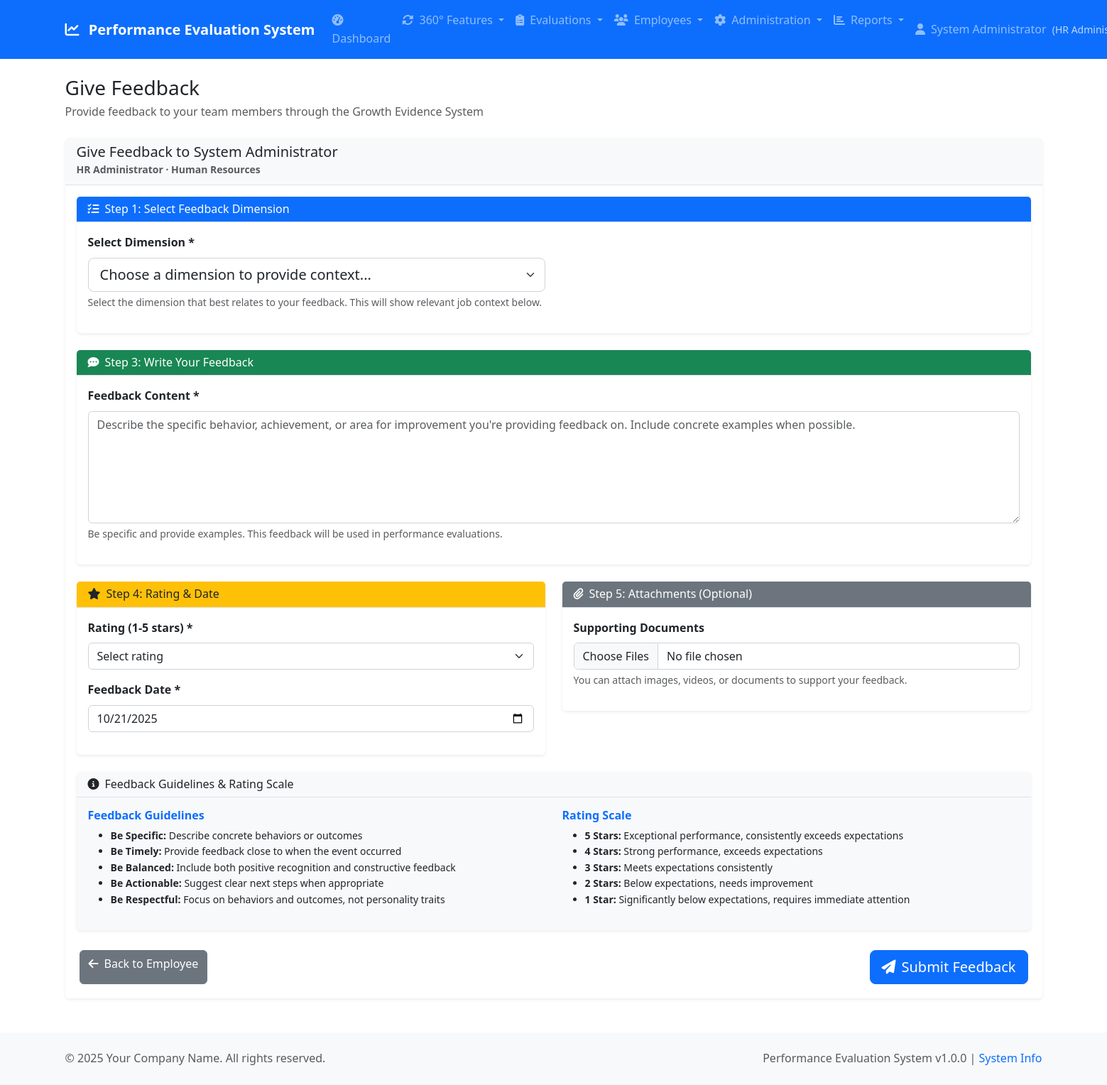
/employees/give-feedback.php?employee_id=1 (signed in), run on the app's committed database.
### tables this page shows
CREATE TABLE employees (
    employee_id INT AUTO_INCREMENT PRIMARY KEY,
    user_id INT UNIQUE,
    employee_number VARCHAR(20) UNIQUE,
    first_name VARCHAR(50) NOT NULL,
    last_name VARCHAR(50) NOT NULL,
    position VARCHAR(100),
    department VARCHAR(100),
    manager_id INT,
    job_template_id INT,
    hire_date DATE,
    phone VARCHAR(20),
    address TEXT,
    active BOOLEAN DEFAULT TRUE,
    created_at TIMESTAMP DEFAULT CURRENT_TIMESTAMP,
    updated_at TIMESTAMP DEFAULT CURRENT_TIMESTAMP ON UPDATE CURRENT_TIMESTAMP,
    FOREIGN KEY (user_id) REFERENCES users(user_id) ON DELETE SET NULL,
    FOREIGN KEY (manager_id) REFERENCES employees(employee_id) ON DELETE SET NULL,
    INDEX idx_employee_number (employee_number),
    INDEX idx_manager (manager_id),
    INDEX idx_job_template (job_template_id),
    INDEX idx_department (department),
    INDEX idx_active (active)
);

### config/database.php (called while the page is built, shortened)
<?php
$db_options = [
    PDO::ATTR_ERRMODE => PDO::ERRMODE_EXCEPTION,
    PDO::ATTR_DEFAULT_FETCH_MODE => PDO::FETCH_ASSOC,
    PDO::ATTR_EMULATE_PREPARES => false,
    PDO::MYSQL_ATTR_INIT_COMMAND => "SET NAMES " . DB_CHARSET
];
try {
    $dsn = "mysql:host=" . DB_HOST . ";dbname=" . DB_NAME . ";charset=" . DB_CHARSET;
    $pdo = new PDO($dsn, DB_USER, DB_PASS, $db_options);
} catch (PDOException $e) {
    error_log("Database connection failed: " . $e->getMessage());
    die("Database connection failed. Please check your configuration.");
}
function getDbConnection() {
    global $pdo;
    return $pdo;
}
function executeQuery($sql, $params = []) {
    $pdo = getDbConnection();
    $stmt = $pdo->prepare($sql);
    $stmt->execute($params);
    return $stmt;
}
function fetchOne($sql, $params = []) {
    $stmt = executeQuery($sql, $params);
    return $stmt->fetch();
}
?>

### classes/Employee.php (called while the page is built, shortened)
<?php
class Employee {
    public function getEmployeeById($employeeId, $includeInactive = false) {
        try {
            $whereClause = "WHERE e.employee_id = ?";
            if (!$includeInactive) {
                $whereClause .= " AND e.active = 1";
            }
            $sql = "SELECT e.*, u.username, u.email, u.role,
                           m.first_name as manager_first_name, m.last_name as manager_last_name
                    FROM employees e
                    LEFT JOIN users u ON e.user_id = u.user_id
                    LEFT JOIN employees m ON e.manager_id = m.employee_id
                    $whereClause";
            $result = fetchOne($sql, [$employeeId]);
            return $result;
        } catch (Exception $e) {
            error_log("Error in getEmployeeById: " . $e->getMessage());
            throw $e;
        }
    }
}
?>

### public/employees/give-feedback.php (the view, shortened to what this page needs)
<?php
require_once __DIR__ . '/../../classes/Employee.php';
$employeeClass = new Employee();
$employeeId = $_GET['employee_id'] ?? null;
$employee = $employeeClass->getEmployeeById($employeeId);
include __DIR__ . '/../../templates/header.php';
?>
<div class="row">
    <div class="col-12">
        <div class="card">
            <div class="card-header">
                <h5 class="card-title mb-0">Give Feedback to <?php echo htmlspecialchars($employee['first_name'] . ' ' . $employee['last_name']); ?></h5>
                <small class="text-muted"><?php echo htmlspecialchars($employee['position'] ?? ''); ?> <?php echo htmlspecialchars($employee['department'] ? '· ' . $employee['department'] : ''); ?></small>
            </div>
            <div class="card-body">
                <form method="POST" enctype="multipart/form-data" id="feedbackForm">
                    <div class="row mb-4">
                        <div class="col-12">
                            <div class="card border-primary">
                                <div class="card-header bg-primary text-white">
                                    <h6 class="mb-0"><i class="fas fa-list-check me-2"></i>Step 1: Select Feedback Dimension</h6>
                                </div>
                                <div class="card-body">
                                    <div class="row">
                                        <div class="col-md-6">
                                            <div class="mb-3">
                                                <label for="dimension" class="form-label fw-bold">Select Dimension *</label>
                                                <select class="form-select form-select-lg" id="dimension" name="dimension" required>
                                                    <option value="">Choose a dimension to provide context...</option>
                                                </select>
                                                <div class="form-text">Select the dimension that best relates to your feedback. This will show relevant job context below.</div>
                                            </div>
                                        </div>
                                    </div>
                                </div>
                            </div>
                        </div>
                    </div>
                    <div class="row mb-4">
                        <div class="col-12">
                            <div class="card border-success">
                                <div class="card-header bg-success text-white">
                                    <h6 class="mb-0"><i class="fas fa-comment-dots me-2"></i>Step 3: Write Your Feedback</h6>
                                </div>
                                <div class="card-body">
                                    <div class="mb-3">
                                        <label for="content" class="form-label fw-bold">Feedback Content *</label>
                                        <textarea class="form-control" id="content" name="content" rows="6" required
                                                  placeholder="Describe the specific behavior, achievement, or area for improvement you're providing feedback on. Include concrete examples when possible."><?php echo htmlspecialchars($_POST['content'] ?? ''); ?></textarea>
                                        <div class="form-text">Be specific and provide examples. This feedback will be used in performance evaluations.</div>
                                    </div>
                                </div>
                            </div>
                        </div>
                    </div>
                    <div class="row mb-4">
                        <div class="col-md-6">
                            <div class="card border-warning">
                                <div class="card-header bg-warning text-dark">
                                    <h6 class="mb-0"><i class="fas fa-star me-2"></i>Step 4: Rating & Date</h6>
                                </div>
                                <div class="card-body">
                                    <div class="mb-3">
                                        <label for="star_rating" class="form-label fw-bold">Rating (1-5 stars) *</label>
                                        <select class="form-select" id="star_rating" name="star_rating" required>
                                            <option value="">Select rating</option>
                                        </select>
                                    </div>
                                    <div class="mb-3">
                                        <label for="entry_date" class="form-label fw-bold">Feedback Date *</label>
                                        <input type="date" class="form-control" id="entry_date" name="entry_date"
                                               value="<?php echo htmlspecialchars($_POST['entry_date'] ?? date('Y-m-d')); ?>" required>
                                    </div>
                                </div>
                            </div>
                        </div>
                        <div class="col-md-6">
                            <div class="card border-secondary">
                                <div class="card-header bg-secondary text-white">
                                    <h6 class="mb-0"><i class="fas fa-paperclip me-2"></i>Step 5: Attachments (Optional)</h6>
                                </div>
                                <div class="card-body">
                                    <div class="mb-3">
                                        <label for="attachments" class="form-label fw-bold">Supporting Documents</label>
                                        <input type="file" class="form-control" id="attachments" name="attachments[]" multiple
                                               accept="image/*,video/*,.pdf,.doc,.docx">
                                        <div class="form-text">You can attach images, videos, or documents to support your feedback.</div>
                                    </div>
                                </div>
                            </div>
                        </div>
                    </div>
                    <div class="row mb-4">
                        <div class="col-12">
                            <div class="card bg-light">
                                <div class="card-header">
                                    <h6 class="card-title mb-0"><i class="fas fa-info-circle me-2"></i>Feedback Guidelines & Rating Scale</h6>
                                </div>
                                <div class="card-body">
                                    <div class="row">
                                        <div class="col-md-6">
                                            <h6 class="fw-bold text-primary">Feedback Guidelines</h6>
                                            <ul class="small">
                                                <li><strong>Be Specific:</strong> Describe concrete behaviors or outcomes</li>
                                                <li><strong>Be Timely:</strong> Provide feedback close to when the event occurred</li>
                                                <li><strong>Be Balanced:</strong> Include both positive recognition and constructive feedback</li>
                                                <li><strong>Be Actionable:</strong> Suggest clear next steps when appropriate</li>
                                                <li><strong>Be Respectful:</strong> Focus on behaviors and outcomes, not personality traits</li>
                                            </ul>
                                        </div>
                                        <div class="col-md-6">
                                            <h6 class="fw-bold text-primary">Rating Scale</h6>
                                            <ul class="small">
                                                <li><strong>5 Stars:</strong> Exceptional performance, consistently exceeds expectations</li>
                                                <li><strong>4 Stars:</strong> Strong performance, exceeds expectations</li>
                                                <li><strong>3 Stars:</strong> Meets expectations consistently</li>
                                                <li><strong>2 Stars:</strong> Below expectations, needs improvement</li>
                                                <li><strong>1 Star:</strong> Significantly below expectations, requires immediate attention</li>
                                            </ul>
                                        </div>
                                    </div>
                                </div>
                            </div>
                        </div>
                    </div>
                    <div class="d-flex justify-content-between">
                        <a href="/employees/view.php?id=<?php echo $employeeId; ?>" class="btn btn-secondary">
                            <i class="fas fa-arrow-left me-2"></i>Back to Employee
                        </a>
                        <button type="submit" class="btn btn-primary btn-lg">
                            <i class="fas fa-paper-plane me-2"></i>Submit Feedback
                        </button>
                    </div>
                </form>
            </div>
        </div>
    </div>
</div>
<?php include __DIR__ . '/../../templates/footer.php'; ?>

### public/assets/css/style.css (style rules this page uses)
:root { --primary-color: #0d6efd; --secondary-color: #6c757d; --success-color: #198754; --danger-color: #dc3545; --warning-color: #ffc107; --info-color: #0dcaf0; --light-color: #f8f9fa; --dark-color: #212529; --border-radius: 0.375rem; --box-shadow: 0 0.125rem 0.25rem rgba(0, 0, 0, 0.075); --transition: all 0.15s ease-in-out; }
body { font-family: 'Segoe UI', Tahoma, Geneva, Verdana, sans-serif; line-height: 1.6; color: var(--dark-color); }
.card { border: none; box-shadow: var(--box-shadow); transition: var(--transition); }
.card-header { background-color: var(--light-color); border-bottom: 1px solid #dee2e6; font-weight: 600; }
.btn { font-weight: 500; transition: var(--transition); margin: 0.25rem; }
.form-label { font-weight: 600; color: var(--dark-color); }
.form-control, .form-select { border: 1px solid #ced4da; transition: var(--transition); }
html { scroll-behavior: smooth; }

### data on the page
employees: first_name+last_name "System Administrator", position "HR Administrator", department "· Human Resources"

### other printed values
getAppSetting('system_name', APP_NAME) "Performance Evaluation System"
$item['title'] "Dashboard"
$item['title'] "360° Features"
$item['title'] "Evaluations"
$item['title'] "Employees"
$item['title'] "Administration"
$item['title'] "Reports"
getUserDisplayName() "System Administrator"
getUserRoleDisplayName() "HR…"
$pageTitle "Give Feedback"
$pageDescription "Provide feedback to your team members through the Growth Evidence System"
getAppSetting('company_name', 'Your Company') "Your Company Name"
APP_VERSION "1.0.0"
